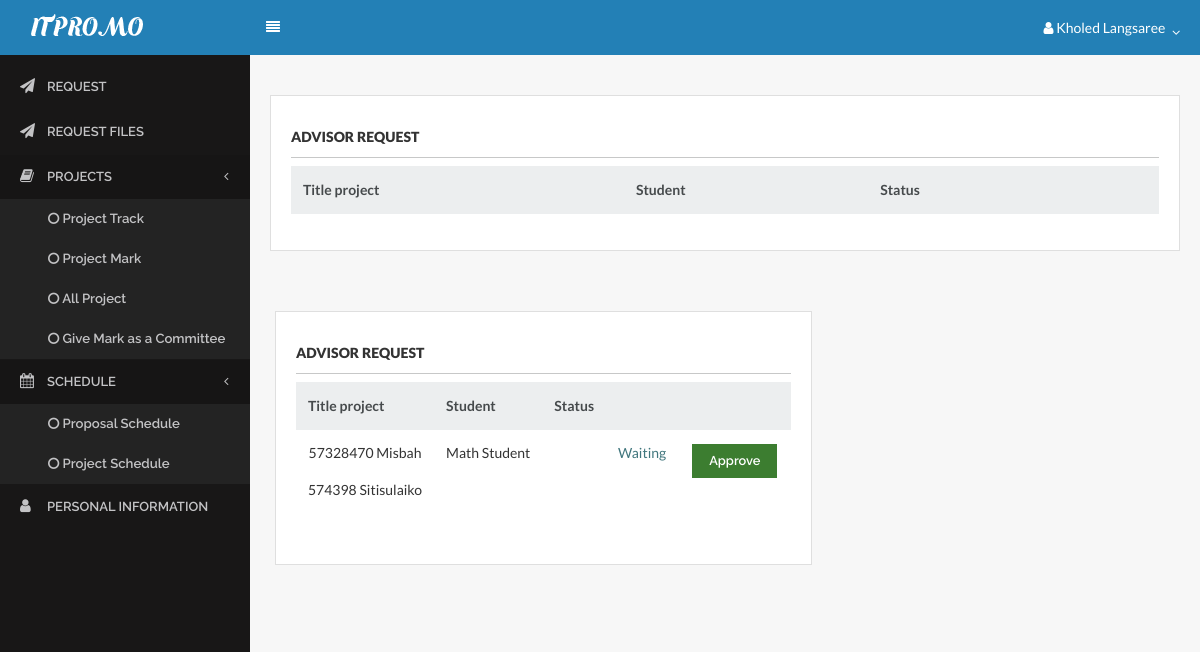
Before: /index.php?page=advisor_request (signed in) with the older database file.
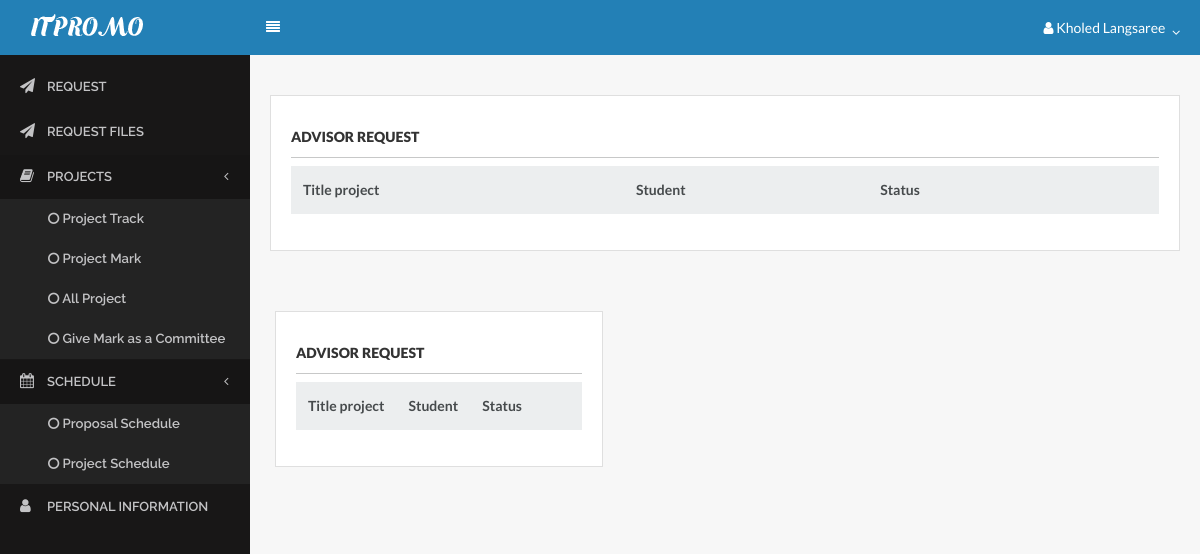
After: the same page with the newer database file.
### tables this page shows
CREATE TABLE `member` (
  `member_id` int(11) NOT NULL,
  `member_idcard` int(30) NOT NULL,
  `member_username` varchar(255) NOT NULL,
  `member_fullname` varchar(255) NOT NULL,
  `member_password` varchar(255) NOT NULL,
  `member_pos` enum('1','2','3','4') NOT NULL COMMENT '1=Advisor, 2=Committee, 3=Student, 4=Officer',
  `member_phone` varchar(255) NOT NULL,
  `member_email` varchar(255) NOT NULL,
  `member_gender` enum('m','f') NOT NULL COMMENT 'm=Male, f=female',
  `admin_id` int(20) NOT NULL COMMENT 'Foreign Key to tb_admin',
  `group_id` int(20) DEFAULT NULL
);

CREATE TABLE `files` (
  `files_id` int(11) NOT NULL,
  `files_filename_proposal` varchar(255) NOT NULL,
  `files_filename_project` varchar(255) NOT NULL,
  `advisergroup_id` int(20) NOT NULL,
  `files_status` enum('w','1','4') NOT NULL COMMENT 'w: wait to accept,1: pass,4:officer approved'
);

CREATE TABLE `advisergroup` (
  `advisergroup_id` int(11) NOT NULL,
  `advisergroup_topic` varchar(255) DEFAULT NULL,
  `advisergroup_status` enum('0','w','1') NOT NULL DEFAULT 'w',
  `member_id` int(11) NOT NULL,
  `group_id` int(11) NOT NULL
);

### advisor/advisor_request.php (the view, shortened to what this page needs)
   <div class="content">
                     <div class="row">
                        <div class="col-md-12">
                            <div class="card">
                                <div class="card-block">
                                    <legend class="text-bold margin-top-2.5"> Advisor Request</legend>
                                     <table class="table">
                                        <thead class="thead-default">
                                           <tr>
                  <th>Title project</th>
                  <th>Student</th>
                    <th>Status</th>
                <th></th>
                </tr>
                                        </thead>
                                    </table>
                                </div>
                            </div>
                        </div>
   <div class="content">
                     <div class="row">
                        <div class="col-md-12">
                            <div class="card">
                                <div class="card-block">
                                    <legend class="text-bold margin-top-2.5"> Advisor Request</legend>
                                     <table class="table">
                                        <thead class="thead-default">
                                           <tr>
                  <th>Title project</th>
                  <th>Student</th>
                    <th>Status</th>
                <th></th>
                <th></th>
                </tr>
                                        </thead>
                                        <tbody>
              <?php
require 'menu/connect.php';
$my_id = $_SESSION['id'];
    $strSQL = "SELECT advisergroup.*,  files.files_status,files.files_id,files.files_filename_proposal,advisergroup.advisergroup_topic FROM advisergroup
          LEFT JOIN files ON advisergroup.advisergroup_id = files.advisergroup_id
        LEFT JOIN member ON advisergroup.member_id = member.member_id
        WHERE advisergroup.member_id = '$my_id'  AND files_status = 'w'
               ";
              if($rs = $db->query($strSQL)){
                while($row = $rs->fetch_object()){
              ?>
                <tr>
                  <td class="text-center"><?php echo get_member_list($row->group_id); ?></td>
                        <td class="text-center"><?php echo $row->advisergroup_topic; ?></td>
                        <td class="text-center"><?php echo $row->files_filename_proposal; ?></td>
                  <td class="text-center"><?php echo status_to_text($row->files_status); ?></td>
  <td><a href="advisor/check_topic.php?id=<?php echo $row->files_id; ?>"class="btn btn-success btn-xs"  title="Comfirm" onclick="return confirm_accept('<?php echo $row->files_status; ?>')"><i class='glyphicon glyphicon-ok'></i> Approve</a>
                </tr>
               <?php
                }
              }else{
              }
              ?>
             </tbody>
                                    </table>
                                </div>
                            </div>
                        </div>

### menu/function.php (shortened to what this page needs)
<?php
function get_member_list($group_id){
	$rows = "";
require 'connect.php';
  $sql = "SELECT member_fullname, member_idcard FROM member WHERE group_id = '$group_id'";
	if($rs = $db->query($sql)){
		if($rs->num_rows > 0){
			while($row = $rs->fetch_object()){
        $rows .= "<p>".$row->member_idcard." ".$row->member_fullname."</p>";
			}
		}else{
			$rows = "<i class='text-danger'>- No member in this group -</i>";
		}
		return $rows;
	}else{
		echo $db->error;
		$db->close();
	}
}
function status_to_text($status){
	if($status == 'w'){
		return "<span class='text-info'>Waiting</span>";
	}else if($status == '1'){
		return "<span class='text-success'>Approved</span>";
	}
}
?>

Changed rows visible on the page:
removed files: advisergroup.advisergroup_topic "Math Student", files_status "Waiting"
no longer on this page (row unchanged): member: member_idcard "57328470", member_fullname "Misbah"
no longer on this page (row unchanged): member: member_idcard "574398", member_fullname "Sitisulaiko"
